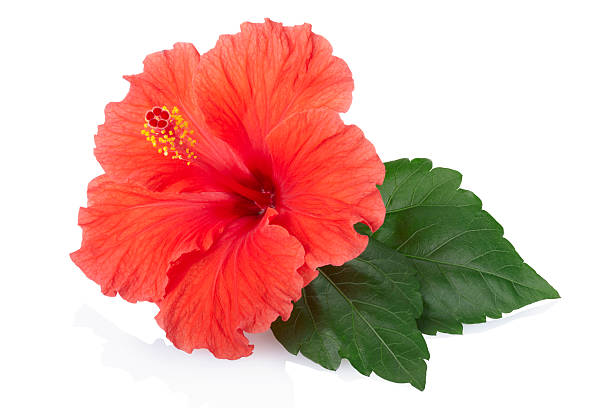
#> input picture Unsupervised_Learning/Image Compression with SVD/hibiscus.jpg, 612 x 408 px
$ jupyter execute SVD.ipynb
#> lines starting #> are read from the running program, lines starting #| are printed output that depends on the picture
<a href="https://colab.research.google.com/github/CJ-Kaufman/INDE577_2024/blob/main/Unsupervised_Learning/Image%20Compression%20with%20SVD/SVD.ipynb" target="_parent"></a>

## Singular Value Decomposition (SVD) Implementation

##Introduction
This is a brief and simple example of SVD on black and white images. **Singular Value Decomposition (SVD)** is a matrix factorization technique that decomposes a matrix into three smaller matrices: \( U \), \( \Sigma \), and \( V^T \). In the context of image compression, SVD is applied to the image matrix, where the image is represented as a matrix of pixel values. By keeping only the largest singular values in \( \Sigma \) and corresponding vectors in \( U \) and \( V^T \), we can reduce the size of the matrix while retaining most of the image's important features. This results in a compressed image with minimal loss of quality, as the smaller singular values (which represent less important information) are discarded.

## Imports and Implementation

This code prompts the user to upload a file from their computer (if using google colab). An image of a hibiscus flower has been provided in the directory, or feel free to use your own.

[cell 1]
import numpy as np
import matplotlib.pyplot as plt
from scipy.linalg import svd
from skimage import color, io
from google.colab import files

# Prompt user to upload a file
uploaded = files.upload()
#> the answer given: hibiscus.jpg

# Get the file name from the uploaded file
image_path = list(uploaded.keys())[0]

# Load the image
image = io.imread(image_path)
#> image is the input picture: shape (408, 612, 3); mean R, G, B 226.2, 179.1, 170.7

# Convert the image to grayscale
gray_image = color.rgb2gray(image)
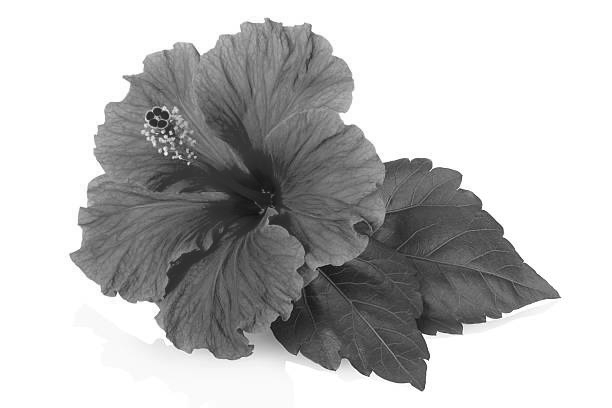
#> gray_image: shape (408, 612) float64; min 0.0412, max 1, mean 0.739

# Perform Singular Value Decomposition (SVD)
U, S, Vt = svd(gray_image, full_matrices=False)
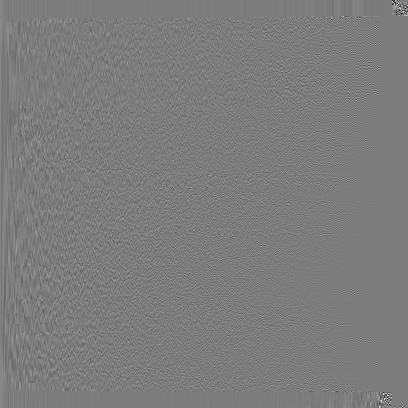
#> U: shape (408, 408) float64; min -0.761, max 0.791, mean 0.000102; drawn with min black and max white
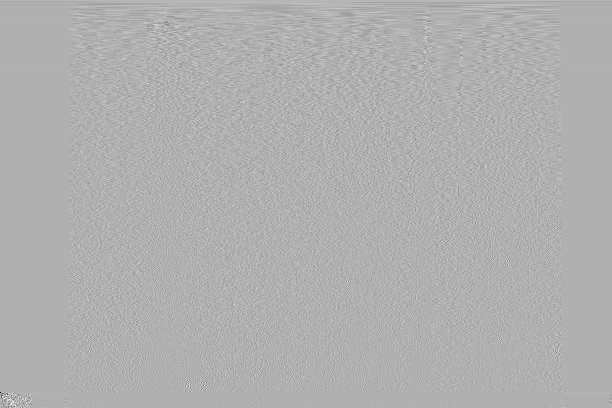
#> Vt: shape (408, 612) float64; min -0.984, max 0.439, mean 0.000127; drawn with min black and max white
#> S = 408 values, max 387.6 at index 0, min 3.78e-14 at index 394, mean 2.37

# Choose the number of singular values to retain for compression (e.g., 50)
k = 50
S_reduced = np.diag(S[:k])  # Keep the first k singular values
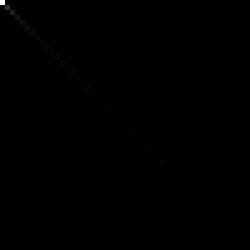
#> S_reduced: shape (50, 50) float64 (shown 5 times larger); min 0, max 387.6, mean 0.3; drawn with min black and max white
U_reduced = U[:, :k]        # Keep the first k columns of U
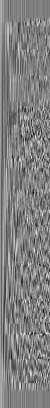
#> U_reduced: shape (408, 50) float64; min -0.219, max 0.216, mean 0.000835; drawn with min black and max white
Vt_reduced = Vt[:k, :]      # Keep the first k rows of Vt
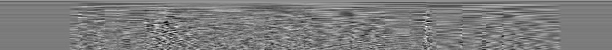
#> Vt_reduced: shape (50, 612) float64; min -0.232, max 0.244, mean 0.00104; drawn with min black and max white

# Reconstruct the image using the reduced SVD matrices
compressed_image = np.dot(U_reduced, np.dot(S_reduced, Vt_reduced))
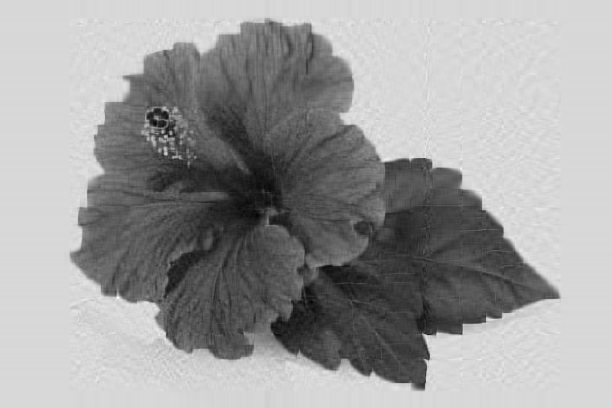
#> compressed_image: shape (408, 612) float64; min 0.0226, max 1.18, mean 0.739; drawn with min black and max white

# Plot original and compressed images side by side
fig, axes = plt.subplots(1, 2, figsize=(12, 6))
axes[0].imshow(gray_image, cmap='gray')
axes[0].set_title('Original Image')
axes[0].axis('off')

axes[1].imshow(compressed_image, cmap='gray')
axes[1].set_title(f'Compressed Image (k={k})')
axes[1].axis('off')

plt.show()

## Results Visualization

In the images above, it is easy to tell that both are pictures of a flower. The right hand is blurry but still ientifiable with only 50 values retained for compression!

Below, let's look at the image with a few different values of k to compare.

[cell 2]
k_values = [10, 20, 50, 100, 200]
fig, axes = plt.subplots(1, len(k_values), figsize=(18, 6))

for i, k in enumerate(k_values):
    # Reduce the SVD components by keeping the first k values
    S_reduced = np.diag(S[:k])  # Keep the first k singular values
    U_reduced = U[:, :k]        # Keep the first k columns of U
    Vt_reduced = Vt[:k, :]      # Keep the first k rows of Vt

    # Reconstruct the image using the reduced SVD matrices
    compressed_image = np.dot(U_reduced, np.dot(S_reduced, Vt_reduced))

    # Plot the compressed image
    axes[i].imshow(compressed_image, cmap='gray')
    axes[i].set_title(f'Compressed Image (k={k})')
    axes[i].axis('off')
#> this loop made 5 passes
#> pass 1, `compressed_image = np.dot(U_reduced, np.dot(S_reduced, Vt_reduced))`:
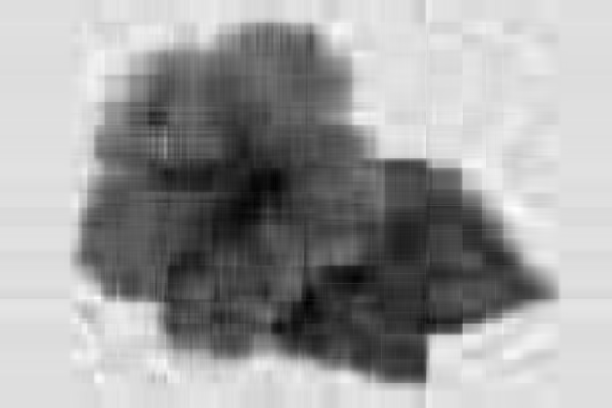
#> compressed_image: shape (408, 612) float64; min 0.0748, max 1.13, mean 0.739; drawn with min black and max white
#> after the loop:
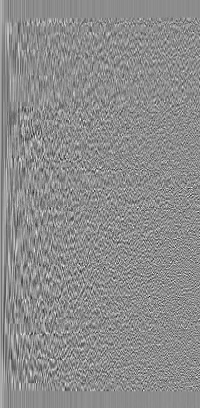
#> U_reduced: shape (408, 200) float64; min -0.29, max 0.236, mean 0.000209; drawn with min black and max white

plt.tight_layout()
plt.show()
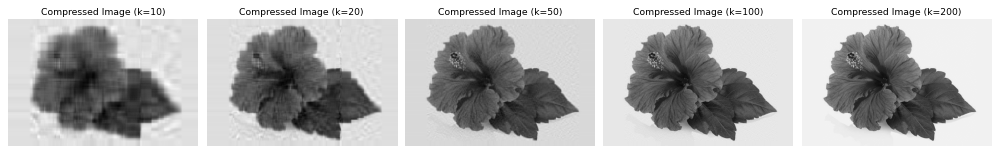
#> figure drawn by matplotlib, 5 panels
